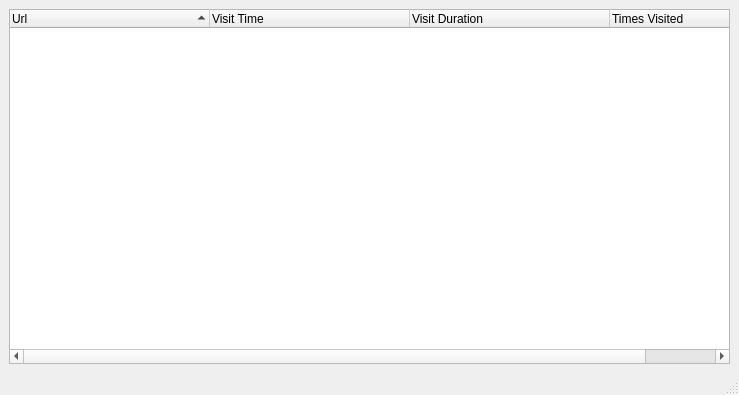
<?xml version="1.0" encoding="UTF-8"?>
<ui version="4.0">
 <class>MainWindow</class>
 <widget class="QMainWindow" name="MainWindow">
  <property name="geometry">
   <rect>
    <x>0</x>
    <y>0</y>
    <width>739</width>
    <height>395</height>
   </rect>
  </property>
  <property name="windowTitle">
   <string>Chrome History</string>
  </property>
  <widget class="QWidget" name="centralwidget">
   <layout class="QGridLayout" name="gridLayout">
    <item row="0" column="0">
     <widget class="QTreeWidget" name="treeWidget">
      <property name="autoScroll">
       <bool>true</bool>
      </property>
      <property name="showDropIndicator" stdset="0">
       <bool>true</bool>
      </property>
      <property name="itemsExpandable">
       <bool>true</bool>
      </property>
      <property name="sortingEnabled">
       <bool>true</bool>
      </property>
      <attribute name="headerDefaultSectionSize">
       <number>200</number>
      </attribute>
      <attribute name="headerMinimumSectionSize">
       <number>200</number>
      </attribute>
      <attribute name="headerShowSortIndicator" stdset="0">
       <bool>true</bool>
      </attribute>
      <attribute name="headerStretchLastSection">
       <bool>false</bool>
      </attribute>
      <column>
       <property name="text">
        <string>Url</string>
       </property>
      </column>
      <column>
       <property name="text">
        <string>Visit Time</string>
       </property>
      </column>
      <column>
       <property name="text">
        <string>Visit Duration</string>
       </property>
      </column>
      <column>
       <property name="text">
        <string>Times Visited</string>
       </property>
      </column>
     </widget>
    </item>
   </layout>
  </widget>
  <widget class="QMenuBar" name="menubar">
   <property name="geometry">
    <rect>
     <x>0</x>
     <y>0</y>
     <width>739</width>
     <height>21</height>
    </rect>
   </property>
  </widget>
  <widget class="QStatusBar" name="statusbar"/>
 </widget>
 <resources/>
 <connections/>
</ui>
